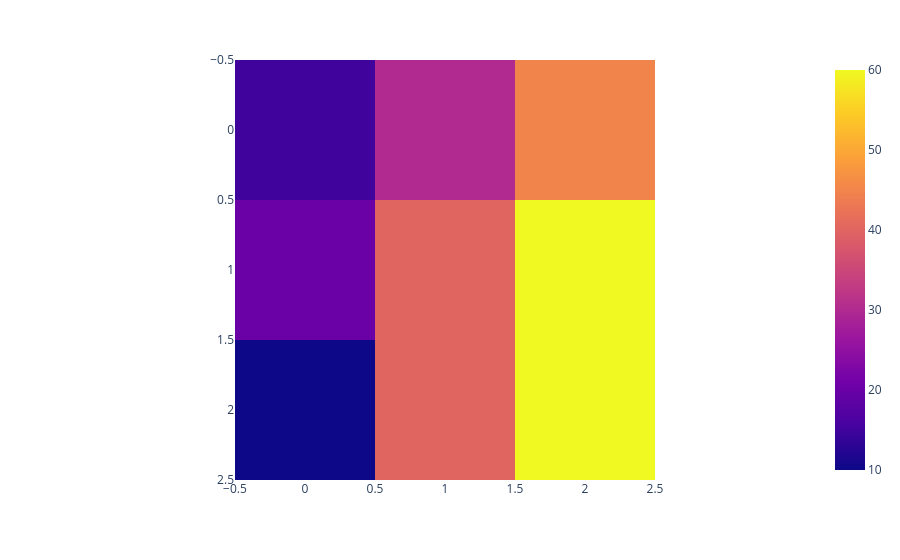

Notebook cell for this chart:
### Code cell
fig = px.imshow([[15,30,45],
                [20,40,60],
                [10,40,60]])
fig.show()

### Figure 1 — Plotly figure (JSON) as saved in the notebook; plotly's stock layout.template omitted (floating-point values rounded to 4 significant figures)
{"data": [{"coloraxis": "coloraxis", "hovertemplate": "x: %{x}<br>y: %{y}<br>color: %{z}<extra></extra>", "name": "0", "type": "heatmap", "xaxis": "x", "yaxis": "y", "z": [[15, 30, 45], [20, 40, 60], [10, 40, 60]]}], "layout": {"coloraxis": {"colorscale": [[0, "#0d0887"], [0.1111, "#46039f"], [0.2222, "#7201a8"], [0.3333, "#9c179e"], [0.4444, "#bd3786"], [0.5556, "#d8576b"], [0.6667, "#ed7953"], [0.7778, "#fb9f3a"], [0.8889, "#fdca26"], [1, "#f0f921"]]}, "margin": {"t": 60}, "xaxis": {"anchor": "y", "constrain": "domain", "domain": [0, 1], "scaleanchor": "y"}, "yaxis": {"anchor": "x", "autorange": "reversed", "constrain": "domain", "domain": [0, 1]}}}
